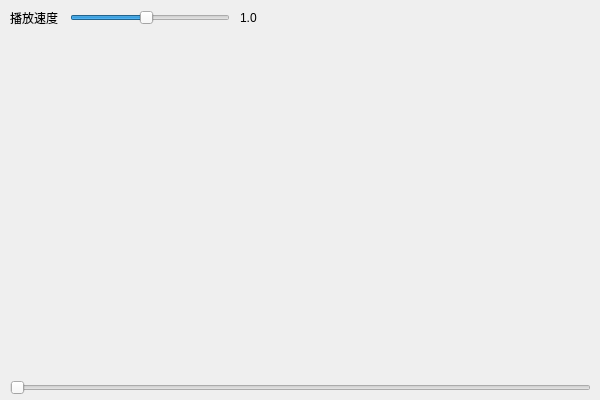
<?xml version="1.0" encoding="UTF-8"?>
<ui version="4.0">
 <class>XPlayVideo</class>
 <widget class="QWidget" name="XPlayVideo">
  <property name="geometry">
   <rect>
    <x>0</x>
    <y>0</y>
    <width>600</width>
    <height>400</height>
   </rect>
  </property>
  <property name="windowTitle">
   <string>XPlayVieo</string>
  </property>
  <widget class="QWidget" name="widget" native="true">
   <property name="geometry">
    <rect>
     <x>0</x>
     <y>0</y>
     <width>600</width>
     <height>400</height>
    </rect>
   </property>
  </widget>
  <widget class="QSlider" name="speed">
   <property name="geometry">
    <rect>
     <x>70</x>
     <y>10</y>
     <width>160</width>
     <height>16</height>
    </rect>
   </property>
   <property name="minimum">
    <number>1</number>
   </property>
   <property name="maximum">
    <number>20</number>
   </property>
   <property name="pageStep">
    <number>2</number>
   </property>
   <property name="value">
    <number>10</number>
   </property>
   <property name="orientation">
    <enum>Qt::Orientation::Horizontal</enum>
   </property>
  </widget>
  <widget class="QLabel" name="speedtxt">
   <property name="geometry">
    <rect>
     <x>240</x>
     <y>10</y>
     <width>50</width>
     <height>15</height>
    </rect>
   </property>
   <property name="text">
    <string>1.0</string>
   </property>
  </widget>
  <widget class="QLabel" name="label">
   <property name="geometry">
    <rect>
     <x>10</x>
     <y>10</y>
     <width>50</width>
     <height>15</height>
    </rect>
   </property>
   <property name="text">
    <string>播放速度</string>
   </property>
  </widget>
  <widget class="QSlider" name="pos">
   <property name="geometry">
    <rect>
     <x>10</x>
     <y>380</y>
     <width>581</width>
     <height>16</height>
    </rect>
   </property>
   <property name="minimum">
    <number>1</number>
   </property>
   <property name="maximum">
    <number>999</number>
   </property>
   <property name="pageStep">
    <number>100</number>
   </property>
   <property name="orientation">
    <enum>Qt::Orientation::Horizontal</enum>
   </property>
  </widget>
 </widget>
 <resources/>
 <connections>
  <connection>
   <sender>speed</sender>
   <signal>sliderReleased()</signal>
   <receiver>XPlayVideo</receiver>
   <slot>SetSpeed()</slot>
   <hints>
    <hint type="sourcelabel">
     <x>161</x>
     <y>13</y>
    </hint>
    <hint type="destinationlabel">
     <x>167</x>
     <y>-66</y>
    </hint>
   </hints>
  </connection>
 </connections>
 <slots>
  <slot>SetSpeed()</slot>
 </slots>
</ui>
